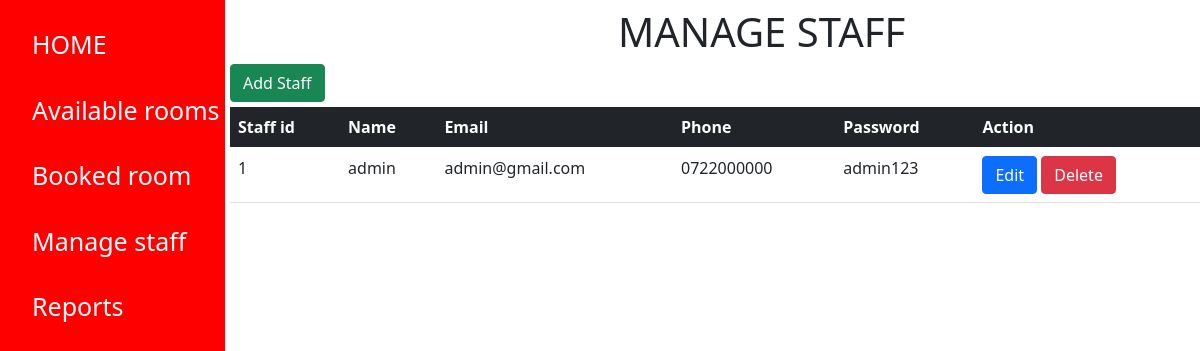
The app's page /admin/staff.php with its own data.
### tables this page shows
CREATE TABLE `staffs` (
  `id` int(11) NOT NULL,
  `name` varchar(50) NOT NULL,
  `email` varchar(50) NOT NULL,
  `phone` varchar(50) NOT NULL,
  `password` varchar(50) NOT NULL
);

### admin/staff.php (the view, shortened to what this page needs)
<!DOCTYPE html>
<html>
<head>
<link rel="stylesheet" href="style.css">
<link href="https://cdn.jsdelivr.net/npm/bootstrap@5.0.2/dist/css/bootstrap.min.css" rel="stylesheet">
</head>
<body>
    <div class="sidenav">
        <p class="side"><a href="index.php">HOME</a></p>
        <p class="side"><a href="room.php">Available rooms</a></p>
        <p class="side"><a href="booked.php">Booked room</a></p>
        <p class="side"><a href="staff.php">Manage staff</a></p>
        <p class="side"><a href="report.html">Reports</a>
      </div>
<div class="main">
  <h1>MANAGE STAFF</h1>
  <a class="btn btn-success" style="margin-bottom: 5px" href="create.php">Add Staff</a>
<table class="table">
  <thead class="table-dark">
    <th>Staff id</th>
    <th>Name</th>
    <th>Email</th>
    <th>Phone</th>
    <th>Password</th>
    <th>Action</th>
  </thead>
  <tbody>
    <?php
      include("connection.php");
      $sql = "SELECT * FROM staffs";
      $result = $conn->query($sql);
      while($row = $result->fetch_assoc()) {
        echo"<tr>
         <td>" . $row["id"] . "</td>
         <td>" . $row["name"] . "</td>
         <td>" . $row["email"] . "</td>
         <td>" . $row["phone"] . "</td>
         <td>" . $row["password"] . "</td>
         <td>
            <a href='update.php?id=$row[id]' class='btn btn-primary'>Edit</a>
            <a href='delete.php?id=$row[id]' class='btn btn-danger'>Delete</a>
         <tr>";
      }
    ?>
  </tbody>
</table>
</div>
</body>
</html>

### admin/style.css (style rules this page uses)
body { font-family: "Lato", sans-serif; }
.sidenav { height: 100%; width: 20%vw; position: fixed; z-index: 1; top: 0; left: 0; background-color: red; overflow-x: hidden; padding-top: 20px; }
.sidenav a { padding: 6px 6px 6px 32px; text-decoration: none; font-size: 25px; color: white; display: block; }
h1 { font-weight: bold; margin-left: 40%; text-transform: uppercase; }
.main { margin-top: 8px; margin-left: 230px; }

### records on screen
staffs: id "1", name "admin", email "admin@gmail.com", phone "0722000000", password "admin123"
